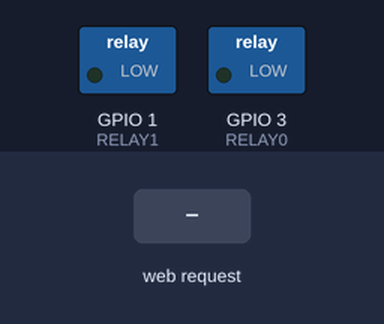
The program below on a simulated ESP32. Shown: switched loads named in the program (green lamp = pin HIGH). The inputs (shaded band) are chosen by the test bench. WiFi joins after 1.5 s; servers stay silent unless stated.

Above: at 2.7 s.
2.8 s: HTTP request GET /on-extra received
At 3.7 s:
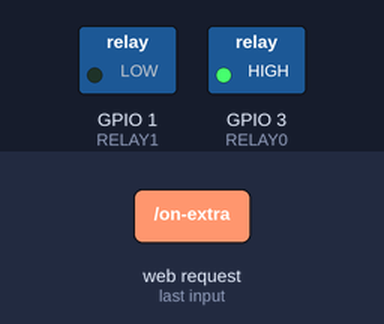
4.3 s: HTTP request GET /off-extra received
At 4.8 s:
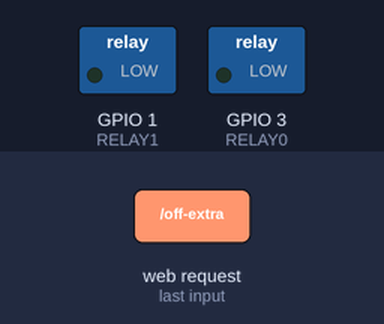
Timing chart, 0 to 7.3 s (numbered marks = the images above; inputs shaded):
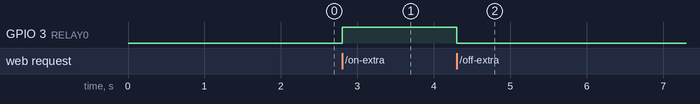

Measured:
- after the input at 2.8 s, GPIO 3 (RELAY0): LOW → HIGH at once
- after the input at 4.3 s, GPIO 3 (RELAY0): HIGH → LOW at once

The program:

main.cpp
```cpp
#include <Arduino.h>
#include "WiFi.h"
#include "ESPAsyncWebServer.h"

#define RELAY0 3
#define RELAY1 1

const char* ssid = "crawwireless";

AsyncWebServer server(80);

IPAddress ip(192, 168, 0, 30);
IPAddress gateway(192, 168, 0, 1);
IPAddress subnet(255, 255, 255, 0);

void setup() {
  // put your setup code here, to run once:

  pinMode(RELAY0, OUTPUT);
  pinMode(RELAY1, OUTPUT);

  digitalWrite(RELAY0, LOW);
  digitalWrite(RELAY1, LOW);

  WiFi.config(ip, gateway, subnet, gateway);
  WiFi.begin(ssid);

  while (WiFi.status() != WL_CONNECTED)
  {
    delay(500);
  }

  server.begin();

  server.on("/open", HTTP_GET, [](AsyncWebServerRequest *request) {
    digitalWrite(RELAY1, HIGH);
    delay(500);
    digitalWrite(RELAY1, LOW);
    request->send(200, "text/plain", "Opening...");
  });

  server.on("/on-extra", HTTP_GET, [](AsyncWebServerRequest *request) {
    digitalWrite(RELAY0, HIGH);
    request->send(200, "text/plain", "Second one on...");
  });

  server.on("/off-extra", HTTP_GET, [](AsyncWebServerRequest *request) {
    digitalWrite(RELAY0, LOW);
    request->send(200, "text/plain", "Second one off...");
  });

  server.on("/", HTTP_GET, [](AsyncWebServerRequest *request) {
    const char* message = "<html><iframe src='http://storage.googleapis.com/garageopener/v3/index.html' style='height: 100%; width: 100%;'></iframe></html>";
    request->send(200, "text/html", message);
  });
}

void loop() {

}
```
